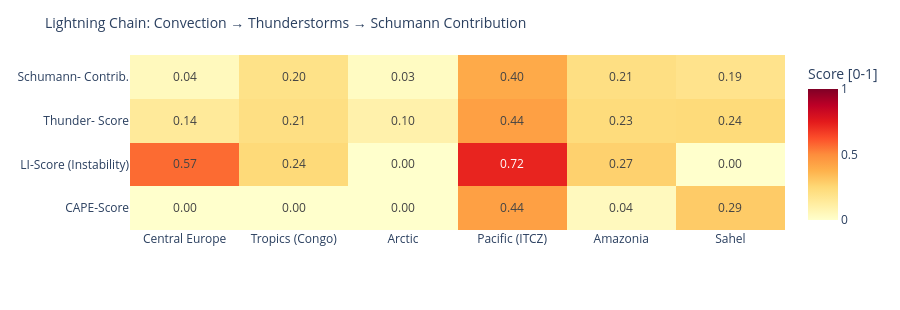

Write notebook code for a chart like this one.
### Code cell
# ============================================================
# LIGHTNING CHAIN: Convection → Thunderstorms → Schumann
# Shows the causal chain per measurement point as heatmap
# ============================================================

def cape_score(v):
    """CAPE → normalized score [0,1]"""
    if v is None or pd.isna(v): return 0.0
    return min(1.0, float(v) / 3000)

def li_score(v):
    """Lifted Index: negative = unstable → score [0,1]"""
    if v is None or pd.isna(v): return 0.3
    return min(1.0, max(0.0, (-float(v) + 6) / 12))

def cloud_score(v):
    if v is None or pd.isna(v): return 0.3
    return float(v) / 100

def thunder_score(row):
    """Kombinierter Gewitterwahrscheinlichkeits-Score
    CAPE + LI + Bedeckung + WMO-Gewitter + konvektiver Niederschlag (showers)
    Hinweis: X-Ray und Kp sind kein Bestandteil – nur geomagn./solarer Kontext.
    """
    cs = cape_score(row.get('cape'))
    ls = li_score(row.get('li'))
    cl = cloud_score(row.get('cloud'))
    t  = 1.0 if row.get('thunderstorm') else 0.0
    # Convective precipitation (showers) as additional indicator
    sh = min(1.0, (row.get('showers') or 0) / 5.0)
    return round(cs * 0.30 + ls * 0.25 + cl * 0.15 + t * 0.20 + sh * 0.10, 3)

def schumann_contribution(t_score, lat):
    """Schumann contribution: higher in tropics (±30°), scaled by thunderstorm score"""
    lat_weight = max(0.3, 1.0 - abs(lat) / 60)
    return round(t_score * lat_weight, 3)

df_atm['cape_score']   = df_atm.apply(lambda r: cape_score(r['cape']), axis=1)
df_atm['li_score']     = df_atm.apply(lambda r: li_score(r['li']),    axis=1)
df_atm['thunder_score']= df_atm.apply(lambda r: thunder_score(r.to_dict()), axis=1)
df_atm['schumann_contribution'] = df_atm.apply(
    lambda r: schumann_contribution(r['thunder_score'], r['lat']), axis=1)

metrics = ['cape_score', 'li_score', 'thunder_score', 'schumann_contribution']
labels  = ['CAPE-Score', 'LI-Score\n(Instability)', 'Thunder-\nScore', 'Schumann-\nContrib.']
z_data  = [df_atm[m].tolist() for m in metrics]

fig = go.Figure(go.Heatmap(
    z=z_data,
    x=df_atm['point'].tolist(),
    y=labels,
    colorscale='YlOrRd',
    zmin=0, zmax=1,
    text=[[f'{v:.2f}' for v in row] for row in z_data],
    texttemplate='%{text}', textfont=dict(size=12),
    colorbar=dict(title='Score [0-1]')
))
fig.update_layout(
    title=dict(text='Lightning Chain: Convection → Thunderstorms → Schumann Contribution', font=dict(size=14)),
    height=310,
    plot_bgcolor='rgba(0,0,0,0)', paper_bgcolor='rgba(0,0,0,0)',
    margin=dict(l=130, r=80, t=55, b=80)
)
fig.show()

### Figure 1 — Plotly figure (JSON) as saved in the notebook; plotly's stock layout.template omitted (floating-point values rounded to 4 significant figures)
{"data": [{"colorbar": {"title": {"text": "Score [0-1]"}}, "colorscale": [[0.0, "rgb(255,255,204)"], [0.125, "rgb(255,237,160)"], [0.25, "rgb(254,217,118)"], [0.375, "rgb(254,178,76)"], [0.5, "rgb(253,141,60)"], [0.625, "rgb(252,78,42)"], [0.75, "rgb(227,26,28)"], [0.875, "rgb(189,0,38)"], [1.0, "rgb(128,0,38)"]], "text": [["0.00", "0.00", "0.00", "0.44", "0.04", "0.29"], ["0.57", "0.24", "0.00", "0.72", "0.27", "0.00"], ["0.14", "0.21", "0.10", "0.44", "0.23", "0.24"], ["0.04", "0.20", "0.03", "0.40", "0.21", "0.19"]], "textfont": {"size": 12}, "texttemplate": "%{text}", "type": "heatmap", "x": ["Central Europe", "Tropics (Congo)", "Arctic", "Pacific (ITCZ)", "Amazonia", "Sahel"], "y": ["CAPE-Score", "LI-Score\n(Instability)", "Thunder-\nScore", "Schumann-\nContrib."], "z": [[0.0, 0.0, 0.0, 0.4367, 0.04, 0.2933], [0.5667, 0.2417, 0.0, 0.725, 0.275, 0.0], [0.143, 0.21, 0.095, 0.437, 0.231, 0.238], [0.043, 0.196, 0.028, 0.401, 0.212, 0.186]], "zmax": 1, "zmin": 0}], "layout": {"height": 310, "margin": {"b": 80, "l": 130, "r": 80, "t": 55}, "paper_bgcolor": "rgba(0,0,0,0)", "plot_bgcolor": "rgba(0,0,0,0)", "title": {"font": {"size": 14}, "text": "Lightning Chain: Convection → Thunderstorms → Schumann Contribution"}}}
